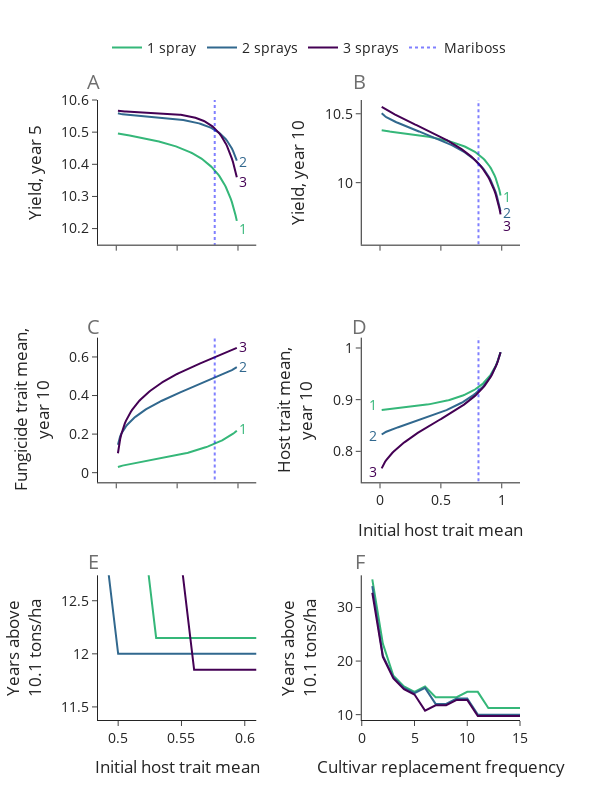

Notebook source saved alongside this figure:
### Code cell
fig = mutual_figure(dfn_use, dfr_shifted)

fig.show()
